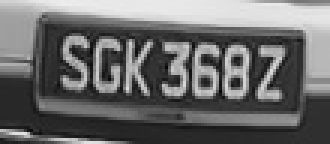
#> input picture Test_with_filter/grayimage2denoising/num10.jpg, 110 x 48 px, given in place of num1.jpg, which was not available (shown 3 times larger)
$ python adaptive_threshold.py
#> lines starting #> are read from the running program, lines starting #| are printed output that depends on the picture; after the words box and inside, x2 and y2 are one past the last pixel; in counts of white or black regions, pixels touching at a corner belong together

import cv2
import numpy as np
for i in range(1,34):
	path="grayimage2denoising/num"+str(i)+".jpg"
	print(path)
	img=cv2.imread(path,0)
#> img is the input picture: shape (48, 110); min 5, max 237, mean 106.9
	th3 = cv2.adaptiveThreshold(img,255,cv2.ADAPTIVE_THRESH_GAUSSIAN_C,\
            cv2.THRESH_BINARY,11,2)
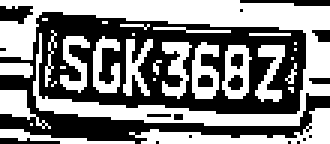
#> th3: shape (48, 110) (shown 3 times larger); 52% white; 19 black regions (15 under 20 px), largest, box (x1, y1, x2, y2) and area: (0, 4, 110, 48) 2308, (0, 2, 11, 8) 48, (80, 0, 110, 2) 42, (0, 46, 20, 48) 27
	path1="grayimage2denoising2threshold/num"+str(i)+".jpg"
	cv2.imwrite(path1,th3)
#> pass 2 of the loop `for i in range(1,34):`:
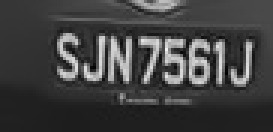
#> input picture Test_with_filter/grayimage2denoising/num11.jpg, 91 x 44 px, given in place of num2.jpg, which was not available (shown 3 times larger)
#> img is the input picture: shape (44, 91); min 2, max 241, mean 65.1
#> `th3 = cv2.adaptiveThreshold(img,255,cv2.ADAPTIVE_THRESH_GAUSSIAN_C,\ c..`:
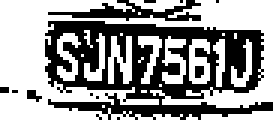
#> th3: shape (44, 91) (shown 3 times larger); 62.8% white; 13 black regions (11 under 20 px), largest, box (x1, y1, x2, y2) and area: (15, 7, 91, 40) 1299, (16, 0, 67, 7) 147
#> (the run stopped early here; a loop or call above may not have finished)
